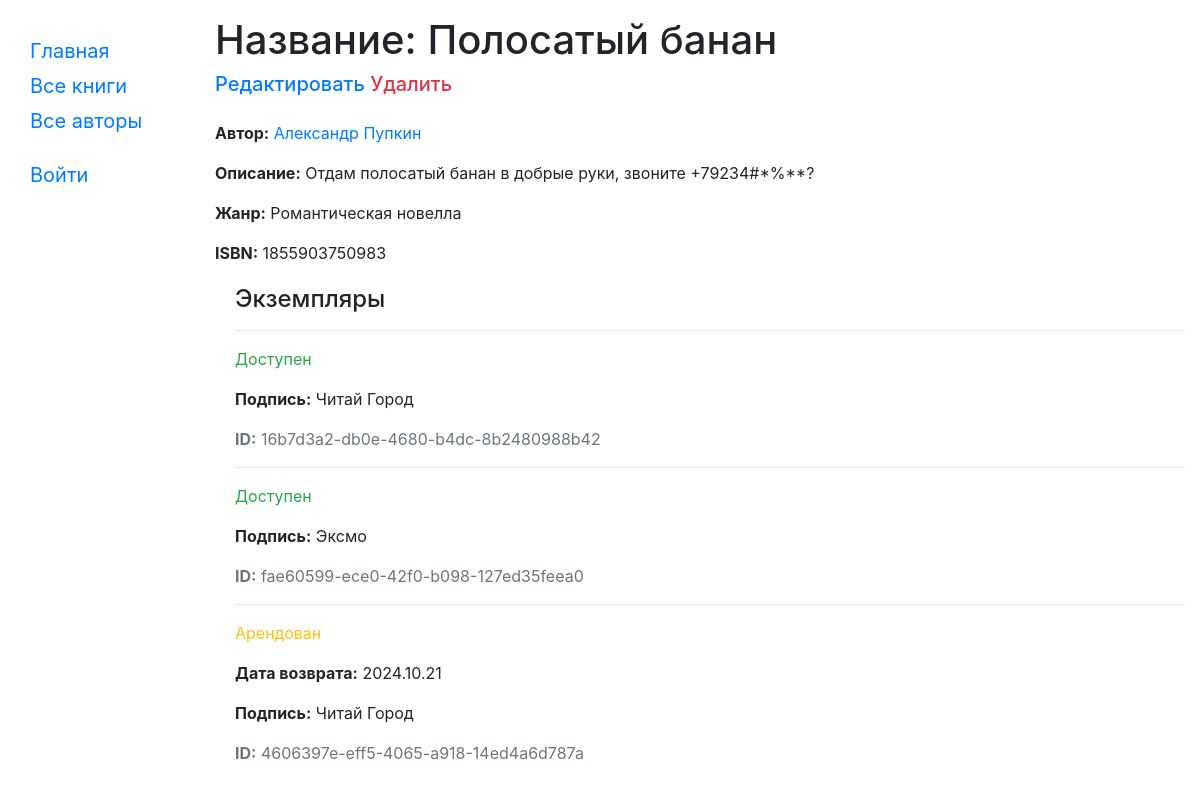
The app's page /catalog/book/1, older data.
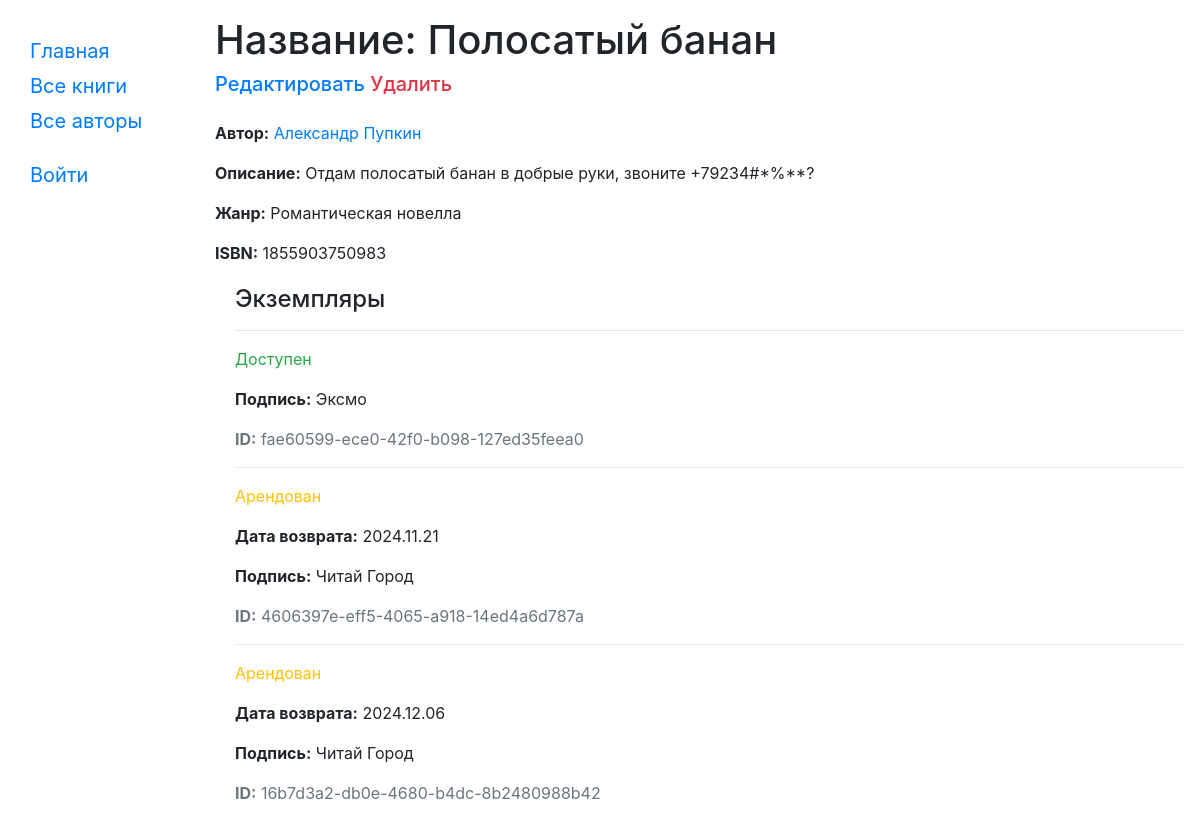
The same page, newer data.
### catalog/models.py (models this page shows, shortened)
class Genre(models.Model):
    name = models.CharField(max_length=200, help_text="Enter a book genre (e.g. Science Fiction, French Poetry etc.)")
    def __str__(self):
        return self.name

class BookInstance(models.Model):
    id = models.UUIDField(primary_key=True, default=uuid.uuid4, help_text="Unique ID for this particular book across whole library")
    book = models.ForeignKey('Book', on_delete=models.SET_NULL, null=True)
    imprint = models.CharField(max_length=200)
    due_back = models.DateField(null=True, blank=True)
    borrower = models.ForeignKey(User, on_delete=models.SET_NULL, null=True, blank=True)
    LOAN_STATUS = (
        ('m', 'Обслуживание'),
        ('o', 'Арендован'),
        ('a', 'Доступен'),
        ('r', 'Забронирован'),
    )
    status = models.CharField(max_length=1, choices=LOAN_STATUS, blank=True, default='m', help_text='Book availability')
    class Meta:
        ordering = ["due_back"]
        permissions = (("can_mark_returned", "Set book as returned"),)
    def due_back_format(self):
        return '.'.join((str(self.due_back)).split('-'))

### catalog/views.py (the view)
# urls.py: url(r'^book/(?P<pk>\d+)$', views.BookDetailView.as_view(), name='book-detail'),
class BookDetailView(generic.DetailView):
    model = Book

### catalog/models.py (called while the page is built)
    def __str__(self):
        return f'{self.first_name} {self.last_name}'

### catalog/templates/catalog/book_detail.html
{% extends "base_generic.html" %}
{% block content %}
  <h1>Название: {{ book.title }}</h1>
    <span class="h5"><a href="{% url 'book_update' book.pk %}">Редактировать</a> <a class="text-danger" href="{% url 'book_delete' book.pk %}">Удалить</a></span>
  <p class="mt-4"><strong>Автор:</strong> <a href="{% url 'author-detail' book.author.pk %}">{{ book.author }}</a>
  <p><strong>Описание:</strong> {{ book.summary }}</p>
  <p><strong>Жанр:</strong> {% for genre in book.genre.all %} {{ genre }}{% if not forloop.last %}, {% endif %}{% endfor %}</p>
  <p><strong>ISBN:</strong> {{ book.isbn }}</p>
  <div style="margin-left:20px;margin-top:20px">
    <h4>Экземпляры</h4>
    {% if book.bookinstance_set.all %}
        {% for copy in book.bookinstance_set.all %}
        <hr>
        <p class="{% if copy.status == 'a' %}text-success{% elif copy.status == 'm' %}text-danger{% else %}text-warning{% endif %}">{{ copy.get_status_display }}</p>
        {% if copy.status != 'a' and copy.status != 'm' %}<p><strong>Дата возврата:</strong> {{copy.due_back_format}}</p>{% endif %}
        <p><strong>Подпись:</strong> {{copy.imprint}}</p>
        <p class="text-muted"><strong>ID:</strong> {{copy.id}}</p>
        {% endfor %}
    {% else %}
        <p class="h5 mt-3 text-secondary">У этой книги нет экземпляров.</p>
    {% endif %}
  </div>
{% endblock %}

Row changes from the older to the newer data that the page shows:
changed BookInstance "4606397e-eff5-4065-a918-14ed4a6d787a": due_back_format "2024.10.21" → "2024.11.21"
changed BookInstance "16b7d3a2-db0e-4680-b4dc-8b2480988b42": status "Доступен" → "Арендован"; due_back_format (not shown) → "2024.12.06"; moves down the list
